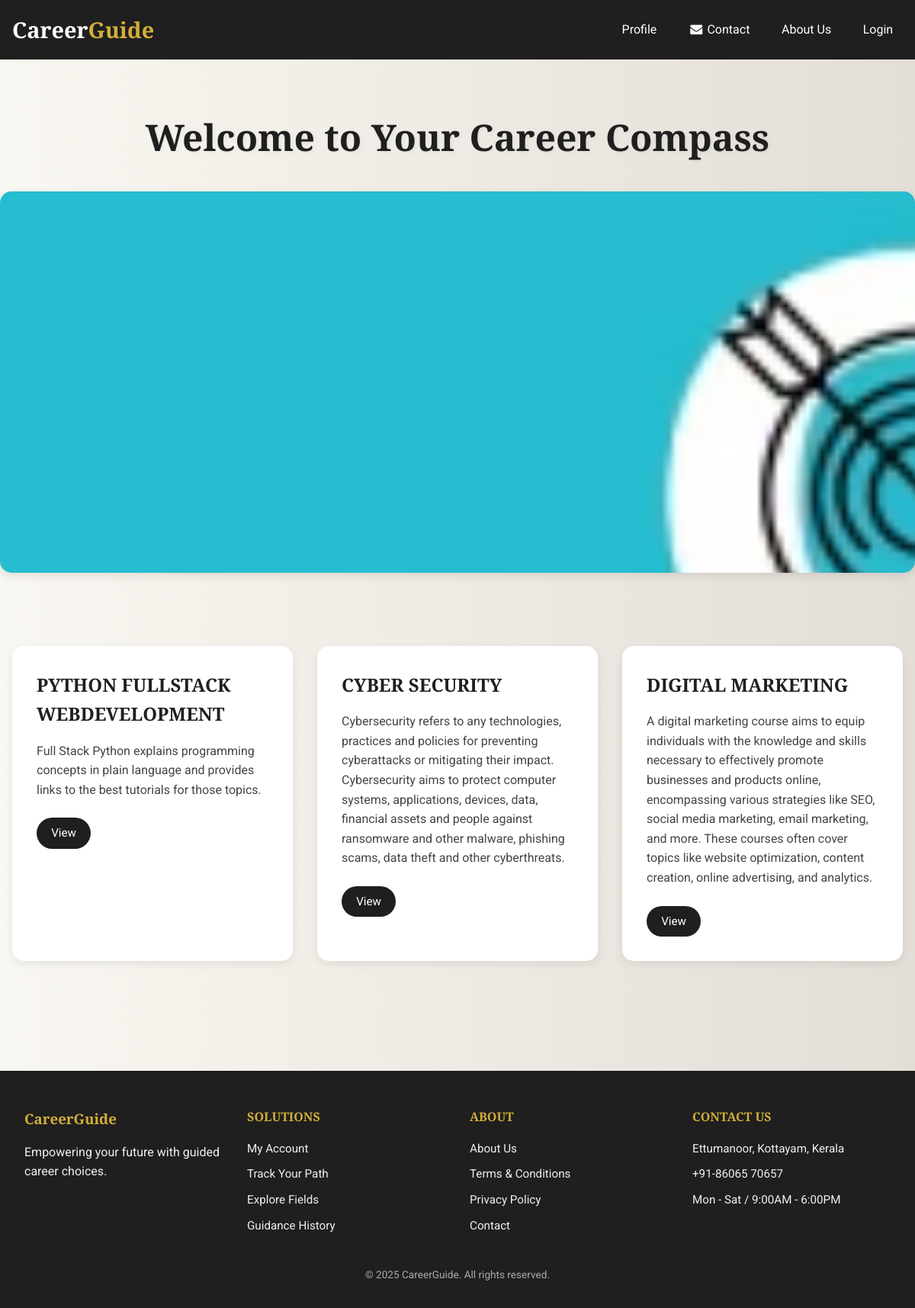
/index, run on the app's committed database.
### project_app/models.py (models this page shows)
class Career(models.Model):
      INTERESTED_CHOICES = [
        ('Job', 'Job'),
        ('Study', 'Study'),
    ]
      qualification=models.ForeignKey(Qualification, on_delete=models.CASCADE)
      subject = models.ForeignKey(Subject, on_delete=models.CASCADE)
      title = models.CharField(max_length=100)
      description = models.TextField()
      maindescription = models.TextField()
      interested = models.CharField(max_length=20, choices=INTERESTED_CHOICES, null=True, blank=True)

### project_app/views.py (the view)
# urls.py: path('index',views.index,name='index'),
def index(request):
    if request.user.is_authenticated:
        try:
            filter = UserCareerFilter.objects.get(user=request.user)
            careers = Career.objects.filter(
                qualification=filter.qualification,
                subject=filter.subject,
                interested=filter.interested
            )
        except UserCareerFilter.DoesNotExist:
            return redirect('userform')  # force them to fill filter form
    else:
        careers = Career.objects.all()  # for anonymous users or no login
    return render(request, "index.html", {"careers": careers})

### templates/index.html (shortened to what this page needs)
{% load static %}
<!DOCTYPE html>
<html lang="en">
<head>
    <link rel="stylesheet" href="{% static 'css/index.css' %}">
    <link rel="stylesheet" href="https://cdnjs.cloudflare.com/ajax/libs/font-awesome/4.7.0/css/font-awesome.min.css">
</head>
<body>
    <nav>
        <div class="container nav-container">
            <div class="logo">Career<span>Guide</span></div>
            <div class="nav-links">
                <a href="{% url 'profile' %}" title="Profile">Profile</a>
                <a href="{% url 'contact' %}" title="Contact"><i class="fa fa-fw fa-envelope"></i> Contact</a>
                <a href="{% url 'about' %}" title="About">About Us</a>
                {% if user.is_authenticated %}
                <a href="{% url 'logout' %}" title="Logout">Logout</a>
                {% else %}
                <a href="{% url 'userlogin' %}" title="Login">Login</a>
                {% endif %}
            </div>
        </div>
    </nav>
    <main>
        <h1>Welcome to Your Career Compass</h1>
    </main>
    <div class="carousel-container">
        <div class="carousel">
            <img src="{% static 'images/caro3.avif' %}" alt="Career journey">
        </div>
    </div>
    <div class="courses-container">
        {% for career in careers %}
        <div class="course-card">
            <h2>{{ career.title }}</h2>
            <p>{{ career.description }}</p>
            <div class="course-actions">
                <a href="{% url 'details' career.id %}" class="btn">View</a>
            </div>
        </div>
        {% endfor %}
    </div>
    <footer class="footer">
        <div class="container">
            <div class="footer-container">
                <div class="foot-column">
                    <h3>CareerGuide</h3>
                    <p>Empowering your future with guided career choices.</p>
                </div>
                <div class="foot-column">
                    <h4>SOLUTIONS</h4>
                    <ul>
                        <li>My Account</li>
                        <li>Track Your Path</li>
                        <li>Explore Fields</li>
                        <li>Guidance History</li>
                    </ul>
                </div>
                <div class="foot-column">
                    <h4>ABOUT</h4>
                    <ul>
                        <li>About Us</li>
                        <li>Terms & Conditions</li>
                        <li>Privacy Policy</li>
                        <li>Contact</li>
                    </ul>
                </div>
                <div class="foot-column">
                    <h4>CONTACT US</h4>
                    <ul>
                        <li>Ettumanoor, Kottayam, Kerala</li>
                        <li>+91-86065 70657</li>
                        <li>Mon - Sat / 9:00AM - 6:00PM</li>
                    </ul>
                </div>
            </div>
            <div class="footer-bottom">
                <p>© 2025 CareerGuide. All rights reserved.</p>
            </div>
        </div>
    </footer>
</body>
</html>

### static/css/index.css (style rules this page uses)
* { margin: 0; padding: 0; box-sizing: border-box; }
body { font-family: 'Roboto', sans-serif; background: linear-gradient(to right, #f9f7f1, #e3ded7); color: #1f1f1f; line-height: 1.6; }
.container { max-width: 1200px; margin: 0 auto; padding: 0 1rem; }
nav { background-color: #1f1f1f; padding: 1rem 0; }
.nav-container { display: flex; justify-content: space-between; align-items: center; }
.logo { font-family: 'Playfair Display', serif; font-size: 1.8rem; color: #fff; font-weight: bold; }
.logo span { color: #d4af37; }
.nav-links { display: flex; gap: 1rem; }
.nav-links a { color: white; text-decoration: none; font-size: 1rem; padding: 0.3rem 0.8rem; transition: color 0.3s ease; }
h1 { text-align: center; margin-top: 4rem; font-size: 3rem; color: #1f1f1f; font-family: 'Playfair Display', serif; font-weight: 600; text-shadow: 2px 2px 5px rgba(0,0,0,0.05); }
.carousel-container { width: 100%; max-width: 1200px; margin: 2rem auto; overflow: hidden; border-radius: 15px; box-shadow: 0 4px 12px rgba(0, 0, 0, 0.1); height: 500px; }
.carousel { display: flex; animation: slide 25s infinite ease-in-out; width: calc(100% * 5); }
.carousel img { width: 100%; height: 500px; object-fit: cover; flex-shrink: 0; transition: transform 0.5s ease; }
.courses-container { display: grid; grid-template-columns: repeat(auto-fit, minmax(280px, 1fr)); gap: 2rem; padding: 4rem 1rem; max-width: 1200px; margin: 0 auto; }
.course-card { background-color: #ffffff; border-radius: 15px; padding: 2rem; box-shadow: 0 4px 12px rgba(0, 0, 0, 0.08); transition: transform 0.3s ease, box-shadow 0.3s ease; }
.course-card h2 { font-family: 'Playfair Display', serif; font-size: 1.5rem; margin-bottom: 1rem; color: #1f1f1f; }
.course-card p { font-size: 1rem; color: #444; margin-bottom: 1.5rem; }
.course-actions .btn { display: inline-block; background-color: #1f1f1f; color: #ffffff; padding: 0.5rem 1.2rem; border-radius: 25px; font-size: 0.95rem; text-decoration: none; transition: background-color 0.3s ease; }
.footer { background-color: #1f1f1f; color: #f0f0f0; padding: 3rem 1rem 2rem 1rem; margin-top: 5rem; }
.footer .container { max-width: 1200px; margin: 0 auto; }
.footer-container { display: grid; grid-template-columns: repeat(auto-fit, minmax(220px, 1fr)); gap: 2rem; }
.foot-column h4, .foot-column h3 { margin-bottom: 1rem; color: #d4af37; font-weight: 600; font-family: 'Playfair Display', serif; }
.foot-column ul { list-style: none; padding: 0; }
.foot-column ul li { margin-bottom: 0.6rem; font-size: 0.95rem; }
.footer-bottom { text-align: center; margin-top: 2rem; font-size: 0.85rem; color: #aaaaaa; }

### data on the page
Career: title "PYTHON FULLSTACK WEBDEVELOPMENT", description "Full Stack Python explains programming concepts in plain language and provides links to the best tutorials for those topics."
Career: title "CYBER SECURITY", description "Cybersecurity refers to any technologies, practices and policies for preventing cyberattacks or mitigating their impact. Cybersecurity aims to protect computer systems, applications, devices, data, financial assets and people against ransomware and other malware, phishing scams, data theft and other cyberthreats."
Career: title "DIGITAL MARKETING", description "A digital marketing course aims to equip individuals with the knowledge and skills necessary to effectively promote businesses and products online, encompassing various strategies like SEO, social media marketing, email marketing, and more. These courses often cover topics like website optimization, content creation, online advertising, and analytics."
